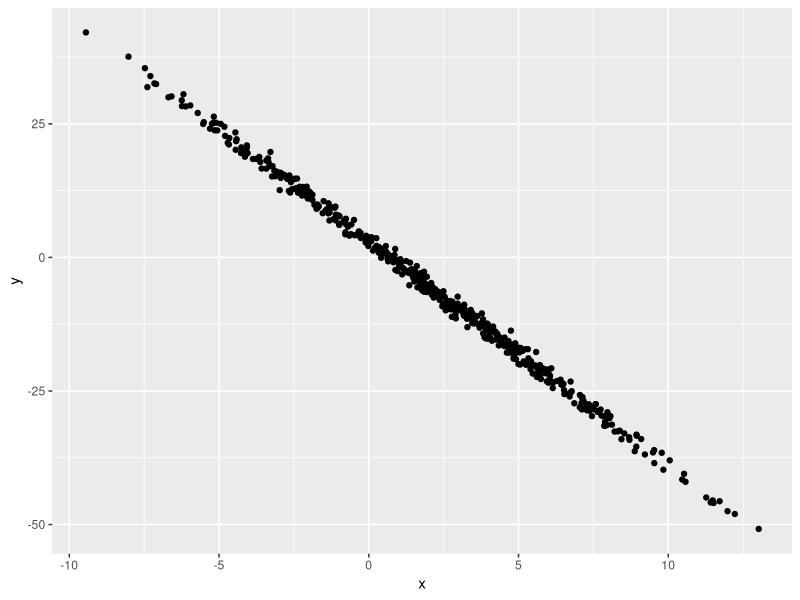

Source code (R):
## ---- chunk 1
samp = rnorm(100)
length(samp)
## ---- chunk 2
library(tidyverse)
plot_df=tibble(
  x=rnorm(500, mean=2,sd=4),
  y=3-4.2*x+rnorm(500)
)
ggplot(plot_df, aes(x = x,y = y)) + geom_point()
